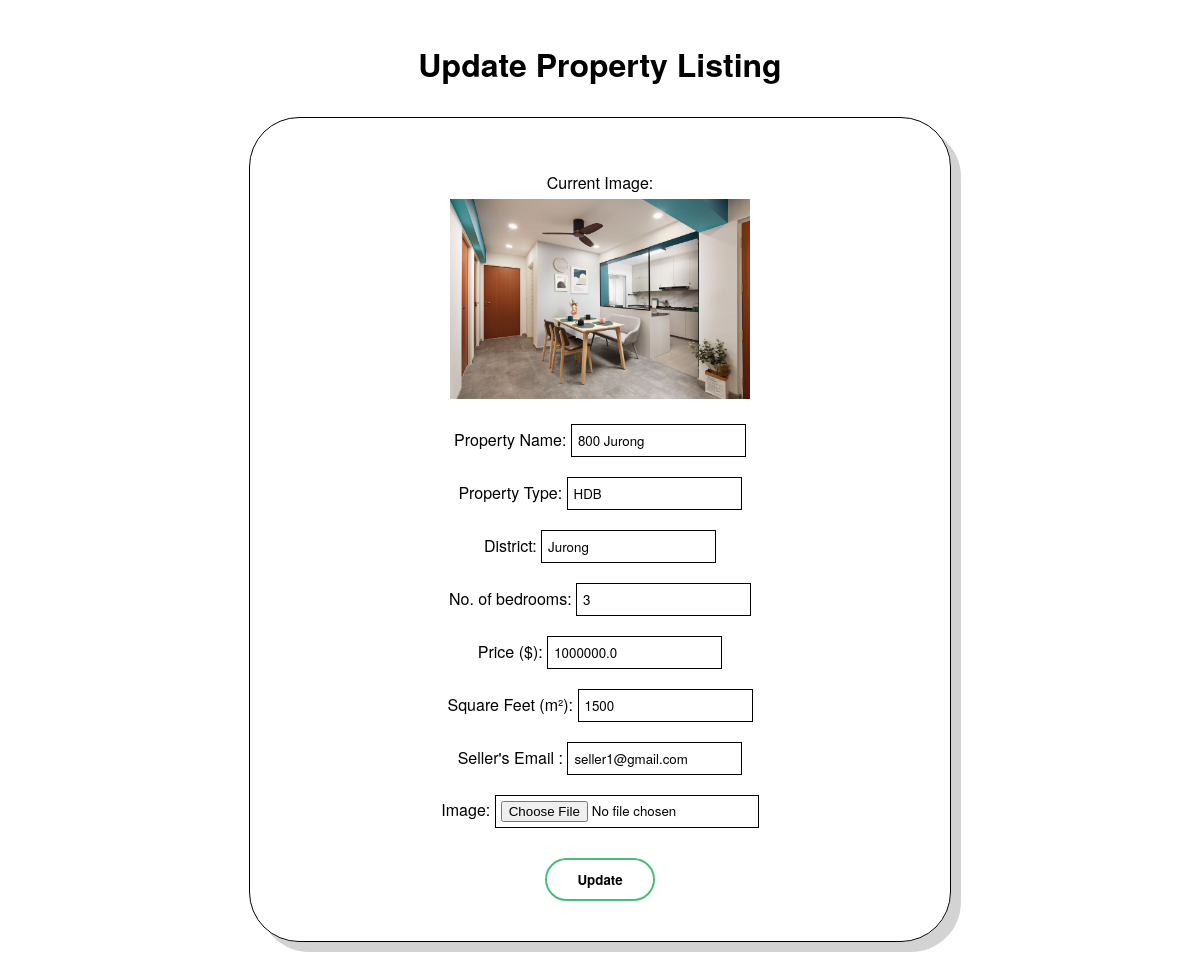
/update_property/49/, run on the app's committed database.
### app/entity/models.py (models this page shows, shortened)
class Property(Base):
    __tablename__ = "Property"
    ID = Column(Integer, primary_key=True)
    user_id = Column(Integer)
    propertyname = Column(String)
    propertytype = Column(String)
    district = Column(String)
    bedroom_no = Column(Integer)
    price = Column(Float)
    psf = Column(Integer)
    selleremail = Column(String)
    listing_date = Column(Date)
    date_sold = Column(Date)
    image_url = Column(String)
    sold = Column(Boolean)
    view_count = Column(Integer, default=0)
    saves = Column(Integer, default=0)
    def get_property_by_id(id):
        property = session.query(Property).filter_by(ID=id).first()
        return property

### app/boundary/propertyBoundary.py (the view, shortened to what this page needs)
    @propBP.route('/update_property/<int:id>/', methods=['GET', 'POST'])
    def update_property(id):
        result = loginController.dashboard()
        user = result.get('user')
        property = updatePropertyController().REA_getProperty(id)
        return render_template('REAgent/update_property.html', property=property, user=user)

### app/control/loginController.py (called while the page is built)
    def dashboard():
        if 'user_id' in session:
            user_id = session['user_id']
            user = User.dashboard(user_id)
            if user:
                return {'template': '/login/dashboard.html', 'user': user}
        return {'redirect': '/login'}

### app/control/propertyController.py (called while the page is built)
    def REA_getProperty(self, id):
        try:
            property = Property.get_property_by_id(id)
            return property
        except Exception as e:
            print("Error retrieving property:", str(e))

### app/templates/REAgent/update_property.html (shortened to what this page needs)
<!DOCTYPE html>
<html lang="en">
<head>
</head>
<body>
  <h1> Update Property Listing </h1>
  <div class="form-container">
    <br>
    Current Image:<br>
    <img src="{{ url_for('static', filename=property.image_url.replace('static/', '')) }}" alt="{{ property.propertyname }} image" class="property-image"><br>
    <form id="propertyForm" enctype="multipart/form-data" method="POST" action="{{ url_for('propRoutes.update_property', id=property.ID) }}">
      <div class="form-group">
        <label for="propertyname">Property Name:</label>
        <input type="text" id="propertyname" name="propertyname" class="form-control"  value="{{ property.propertyname }}">
      </div>
      <div class="form-group">
        <label for="propertytype">Property Type:</label>
        <input type="text" id="propertytype" name="propertytype" class="form-control" value="{{ property.propertytype }}">
      </div>
      <div class="form-group">
        <label for="district">District:</label>
        <input type="text" id="district" name="district" class="form-control" value="{{ property.district }}">
      </div>
      <div class="form-group">
        <label for="bedroom_no">No. of bedrooms:</label>
        <input type="text" id="bedroom_no" name="bedroom_no" class="form-control" value="{{ property.bedroom_no }}">
      </div>
      <div class="form-group">
        <label for="price">Price ($):</label>
        <input type="text" id="price" name="price" class="form-control" value="{{ property.price }}">
      </div>
      <div class="form-group">
        <label for="psf">Square Feet (m²):</label>
        <input type="text" id="psf" name="psf" class="form-control" value="{{ property.psf }}">
      </div>
      <div class="form-group">
        <label for="selleremail">Seller's Email :</label>
        <input type="text" id="selleremail" name="selleremail" class="form-control" value="{{ property.selleremail }}">
      </div>
      <div class="form-group">
        <label for="image_url">Image:</label>
        <input type="file" id="image_url" name="image_url" class="form-control-image">
      </div>
      <button type="submit" class="btn btn-primary">Update</button>
    </form>
  </div>
</body>
</html>

### app/templates/REAgent/update_property.html (style rules this page uses)
* { font-family: "Helvetica Neue", Helvetica, Arial, sans-serif; }
h1 { text-align: center; padding-top: 20px; }
.form-container { text-align: center; max-width: 700px; margin: 30px auto; padding: 30px 0px 30px 0px; border: solid 1px; border-radius: 50px; box-shadow: lightgray 10px 10px; }
.form-group { padding: 10px; }
.form-control { padding: 6px; border: solid 1px black; }
.form-control-image { padding: 5px; border: solid 1px black; }
.property-image { max-width: 300px; height: auto; margin-top: 5px; margin-bottom: 10px; }
.btn { font-weight: bold; margin-top: 20px; margin-bottom: 10px; padding: 10px 30px 10px 30px; border-radius: 50px; background-color: white; color: black; border: 2px solid #49bd7d; cursor: pointer; }

### data on the page
Property: image_url (picture), propertyname "800 Jurong", propertytype "HDB", district "Jurong", bedroom_no "3", price "1000000.0", psf "1500", selleremail "seller1@gmail.com"
